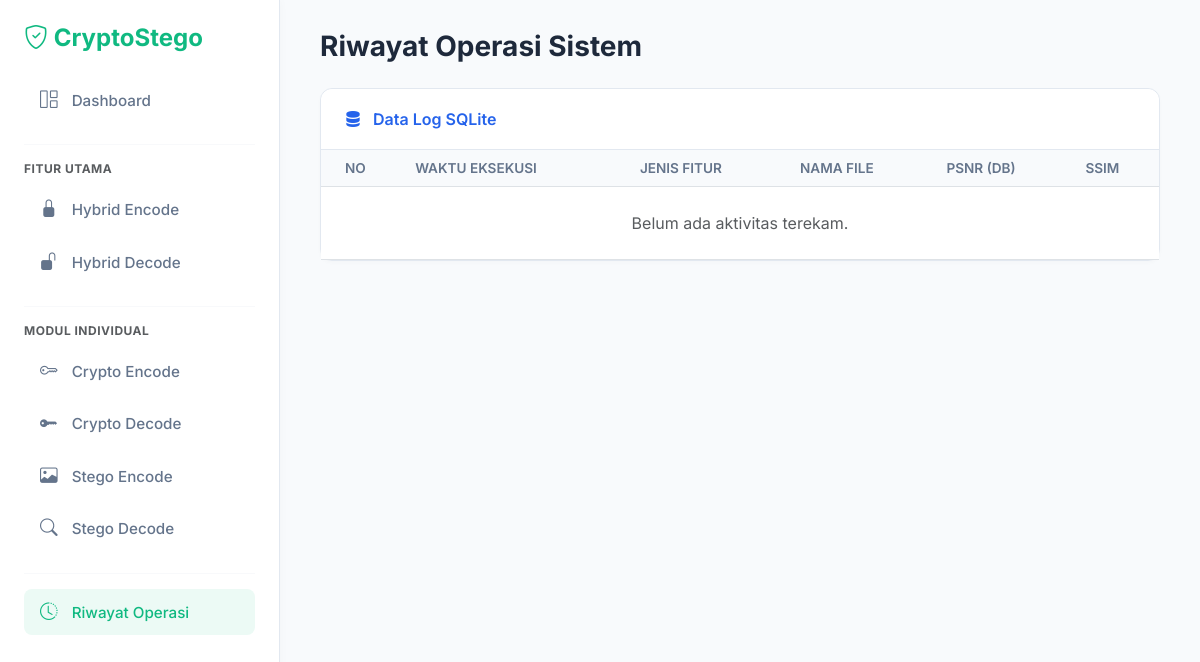
Page /riwayat on the earlier database version.
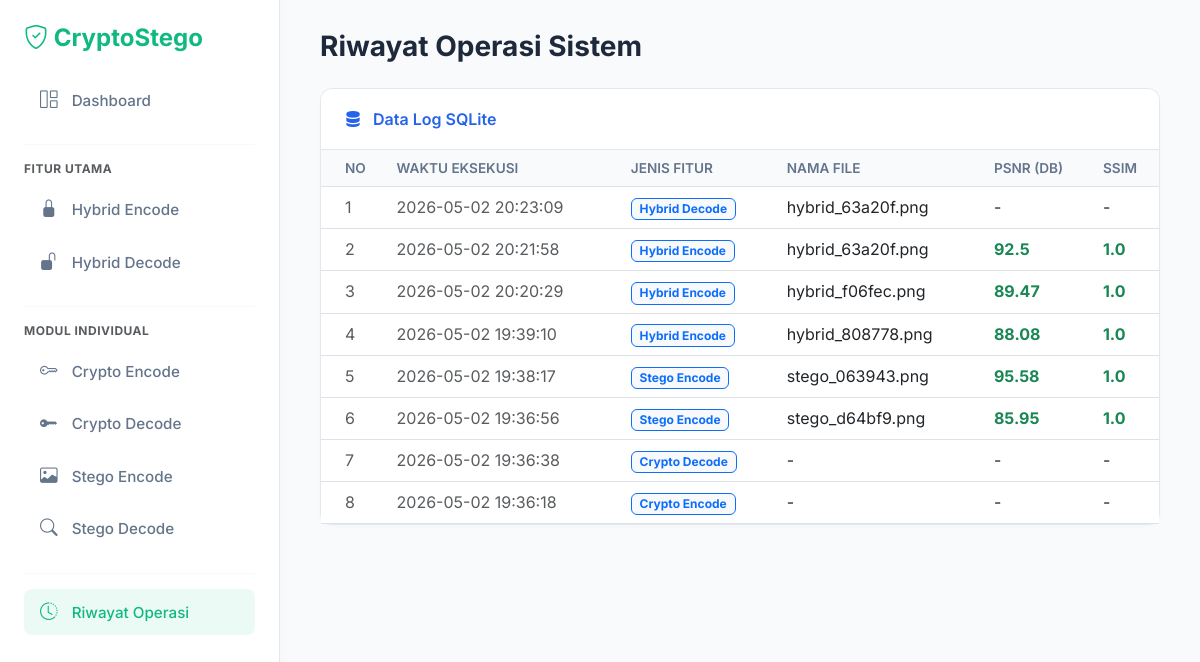
Same page on the later database version.
### tables this page shows
CREATE TABLE riwayat (
            id INTEGER PRIMARY KEY AUTOINCREMENT,
            fitur TEXT NOT NULL,
            nama_file TEXT,
            waktu TEXT NOT NULL,
            psnr REAL,
            ssim REAL
        );

### app.py (the view)
@app.route('/riwayat')
def riwayat():
    return render_template('riwayat.html', data=ambil_riwayat())

### modules/database.py (called while the page is built)
def get_connection() -> sqlite3.Connection:
    conn = sqlite3.connect(DB_PATH)
    conn.row_factory = sqlite3.Row
    return conn

def ambil_riwayat() -> list:
    conn = get_connection()
    rows = conn.execute(
        "SELECT * FROM riwayat ORDER BY id DESC"
    ).fetchall()
    conn.close()
    return rows

### templates/riwayat.html
{% extends "base.html" %}
{% block content %}
<h3 class="fw-bold mb-4">Riwayat Operasi Sistem</h3>
<div class="card-custom">
    <div class="card-header-custom d-flex justify-content-between align-items-center">
        <span><i class="bi bi-server me-2"></i> Data Log SQLite</span>
    </div>
    <div class="p-0">
        <div class="table-responsive">
            <table class="table table-hover table-custom mb-0">
                <thead>
                    <tr>
                        <th class="ps-4">No</th>
                        <th>Waktu Eksekusi</th>
                        <th>Jenis Fitur</th>
                        <th>Nama File</th>
                        <th>PSNR (dB)</th>
                        <th>SSIM</th>
                    </tr>
                </thead>
                <tbody>
                    {% for row in data %}
                    <tr>
                        <td class="ps-4 text-muted">{{ loop.index }}</td>
                        <td class="text-muted">{{ row.waktu }}</td>
                        <td><span class="badge bg-light text-primary border border-primary">{{ row.fitur }}</span></td>
                        <td>{{ row.nama_file }}</td>
                        <td>{% if row.psnr %}<span class="text-success fw-bold">{{ row.psnr }}</span>{% else %}-{% endif %}</td>
                        <td>{% if row.ssim %}<span class="text-success fw-bold">{{ row.ssim }}</span>{% else %}-{% endif %}</td>
                    </tr>
                    {% else %}
                    <tr>
                        <td colspan="6" class="text-center text-muted py-4">Belum ada aktivitas terekam.</td>
                    </tr>
                    {% endfor %}
                </tbody>
            </table>
        </div>
    </div>
</div>
{% endblock %}

### templates/base.html (shortened to what this page needs)
<!DOCTYPE html>
<html lang="id">
<head>
    <link href="https://cdn.jsdelivr.net/npm/bootstrap@5.3.0/dist/css/bootstrap.min.css" rel="stylesheet">
    <link rel="stylesheet" href="https://cdn.jsdelivr.net/npm/bootstrap-icons@1.11.1/font/bootstrap-icons.css">
    <link href="{{ url_for('static', filename='css/style.css') }}" rel="stylesheet">
</head>
<body>
    <div class="d-flex">
        <div class="sidebar p-4" style="width: 280px; flex-shrink: 0;">
            <h4 class="fw-bold mb-4" style="color: var(--primary-green);">
                <i class="bi bi-shield-check"></i> CryptoStego
            </h4>
            <div class="nav flex-column">
                <a href="/" class="nav-link {% if request.endpoint == 'dashboard' %}active{% endif %}">
                    <i class="bi bi-grid-1x2"></i> Dashboard
                </a>
                <hr style="border-color: var(--border-color); margin: 15px 0;">
                <small class="text-muted fw-bold mb-2" style="font-size: 0.75rem; letter-spacing: 0.5px;">FITUR UTAMA</small>
                <a href="/hybrid/encode" class="nav-link {% if request.endpoint == 'hybrid_encode' %}active{% endif %}">
                    <i class="bi bi-lock-fill"></i> Hybrid Encode
                </a>
                <a href="/hybrid/decode" class="nav-link {% if request.endpoint == 'hybrid_decode' %}active{% endif %}">
                    <i class="bi bi-unlock-fill"></i> Hybrid Decode
                </a>
                <hr style="border-color: var(--border-color); margin: 15px 0;">
                <small class="text-muted fw-bold mb-2" style="font-size: 0.75rem; letter-spacing: 0.5px;">MODUL INDIVIDUAL</small>
                <a href="/crypto/encode" class="nav-link {% if request.endpoint == 'crypto_encode' %}active{% endif %}">
                    <i class="bi bi-key"></i> Crypto Encode
                </a>
                <a href="/crypto/decode" class="nav-link {% if request.endpoint == 'crypto_decode' %}active{% endif %}">
                    <i class="bi bi-key-fill"></i> Crypto Decode
                </a>
                <a href="/stego/encode" class="nav-link {% if request.endpoint == 'stego_encode' %}active{% endif %}">
                    <i class="bi bi-image"></i> Stego Encode
                </a>
                <a href="/stego/decode" class="nav-link {% if request.endpoint == 'stego_decode' %}active{% endif %}">
                    <i class="bi bi-search"></i> Stego Decode
                </a>
                <hr style="border-color: var(--border-color); margin: 15px 0;">
                <a href="/riwayat" class="nav-link {% if request.endpoint == 'riwayat' %}active{% endif %}">
                    <i class="bi bi-clock-history"></i> Riwayat Operasi
                </a>
            </div>
        </div>
        <div class="main-content w-100">
            {% block content %}{% endblock %}
        </div>
    </div>
</body>
</html>

### static/css/style.css (style rules this page uses)
:root { --bg-main: #f8fafc; --card-bg: #ffffff; --primary-blue: #2563eb; --primary-green: #10b981; --text-dark: #1e293b; --text-muted: #64748b; --border-color: #e2e8f0; --sidebar-bg: #ffffff; --sidebar-hover: #f1f5f9; }
body { background-color: var(--bg-main); color: var(--text-dark); font-family: 'Inter', system-ui, sans-serif; overflow-x: hidden; }
.sidebar { background-color: var(--sidebar-bg); min-height: 100vh; border-right: 1px solid var(--border-color); box-shadow: 2px 0 8px rgba(0,0,0,0.02); }
.nav-link { color: var(--text-muted); margin-bottom: 6px; border-radius: 8px; transition: all 0.2s ease; padding: 10px 16px; font-weight: 500; font-size: 0.95rem; }
.nav-link i { margin-right: 10px; font-size: 1.1rem; }
.nav-link:hover, .nav-link.active { background-color: rgba(16, 185, 129, 0.08); color: var(--primary-green); }
.card-custom { background-color: var(--card-bg); border: 1px solid var(--border-color); border-radius: 12px; margin-bottom: 24px; box-shadow: 0 2px 4px rgba(0, 0, 0, 0.02); }
.card-header-custom { border-bottom: 1px solid var(--border-color); padding: 18px 24px; font-weight: 600; color: var(--primary-blue); background-color: #ffffff; border-radius: 12px 12px 0 0; }
.main-content { padding: 30px 40px; }
.table-custom th { background-color: #f8fafc; color: var(--text-muted); font-weight: 600; font-size: 0.85rem; text-transform: uppercase; }

Differences in the rows shown:
added riwayat: waktu "2026-05-02 20:23:09", fitur "Hybrid Decode", nama_file "hybrid_63a20f.png"
added riwayat: waktu "2026-05-02 20:21:58", fitur "Hybrid Encode", nama_file "hybrid_63a20f.png", psnr "92.5", ssim "1.0"
added riwayat: waktu "2026-05-02 20:20:29", fitur "Hybrid Encode", nama_file "hybrid_f06fec.png", psnr "89.47", ssim "1.0"
added riwayat: waktu "2026-05-02 19:39:10", fitur "Hybrid Encode", nama_file "hybrid_808778.png", psnr "88.08", ssim "1.0"
added riwayat: waktu "2026-05-02 19:38:17", fitur "Stego Encode", nama_file "stego_063943.png", psnr "95.58", ssim "1.0"
added riwayat: waktu "2026-05-02 19:36:56", fitur "Stego Encode", nama_file "stego_d64bf9.png", psnr "85.95", ssim "1.0"
added riwayat: waktu "2026-05-02 19:36:38", fitur "Crypto Decode", nama_file "-"
added riwayat: waktu "2026-05-02 19:36:18", fitur "Crypto Encode", nama_file "-"
Other differences:
text no longer shown: "Belum ada aktivitas terekam."
